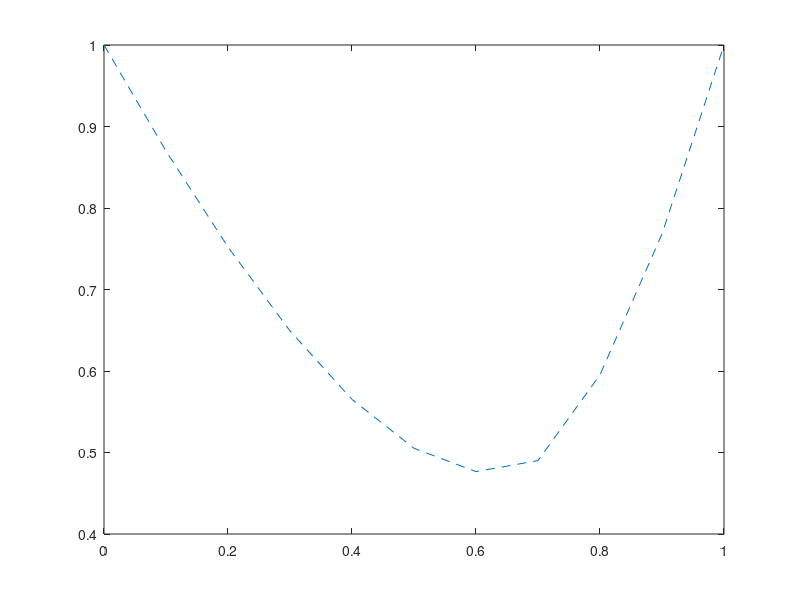

Recreate this plot in MATLAB. (Note: this script raises an error after producing the figure.)
G = 1;
c = [0.:0.1:1];
% gamma = 10000;
alpha = 1-2/pi; %square lattice
% alpha = 0.5;
%  alpha = 0.2820;
% alpha = 0.43;

Pbe2o = 1 - min( exp(-G) ,1 ); % Probability a hop empty to obst will be blocked
Pbo2e = 1 - min( exp(G) ,1);   % Probability a hop obst to empty will be blocked

ffte = (1 - c) ./ ( (1-c) + c .* exp(-G) );
ffto = ( c * exp(-G) ) ./ ( (1-c) + c .* exp(-G) );

DInf = @(x,a) (1-x) .* a .* ( abs( x - (1-x)*(1-a) / (2*a) ) -...
  ( x - (1-x)*(1-a) / (2*a) ) ) ./ ( (1-x)*(1-a) );

fInf = @(x,a) a .* ( abs( x - (1-x)*(1-a) / (2*a) ) -...
  ( x - (1-x)*(1-a) / (2*a) ) ) ./ ( (1-x)*(1-a) );

DGam = @(x,gamma,a) (1-x) .* a .* ( abs( x - (1-x)*(1-a) / (2*a) ) -...
  ( x - (1-x)*(1-a) / (2*a) ) ) ./ ( (1-x)*(1-a) );

% fGam = @(x,gamma,a) a .* ( abs( x - (1-x)*(1-a) / (2*a) ) -...
%   ( x - (1-x)*(1-a) / (2*a) ) ) ./ ( (1-x)*(1-a) );

Dfnc = ffte .* DInf( Pbe2o .* c,alpha) + ffto .* DInf( Pbo2e .* (1-c),alpha );
% Dgam = ffte .* DchGam( Pbe .* c, gamma ) + ffto .* DchGam( Pbo .* (1-c),gamma );

% D2 = ffte .* DchInf( c ) + ffto .* DchInf ( (1-c) );

figure()
plot( c, Dfnc,'--' )
Ax = gca;
Ax.YLim = [0 1.2];
Ax.XLim = [0 1];

% Interpolation method


ffte = (1 - c) ./ ( (1-c) + c .* exp(-G) );
ffto = ( c * exp(-G) ) ./ ( (1-c) + c .* exp(-G) );

Pbe2o = 1 - min( exp(-G) ,1 ); % Probability a hop empty to obst will be blocked
Pbo2e = 1 - min( exp(G) ,1);   % Probability a hop obst to empty will be blocked

dinf = DbeInf';
xinf = p2Inf;
extraPnts = [0.65:0.05:0.95];
extraZeros = zeros( length(extraPnts), 1 );
xinf = [xinf; extraPnts'];
dinf = [dinf; extraZeros];
Demp = interp1( xinf, dinf, Pbe2o .* c );
Dobs = interp1( xinf, dinf, Pbo2e .* (1-c) );

Dinf = interp1( xinf, dinf, c );
fact = 1;
ffteInpt = ffte * fact;
Dinterp =  ffteInpt .* Demp + (1-ffteInpt) .* Dobs;
% Dinterp = ffte .* Demp;
% Dinterp = ffto .* Dobs;
% figure()
%%
figure()
plot(xinf, dinf)
hold on
scatter(c,Dinf)
% plot( xinf, dinf);
%%

hold on
scatter( c, Dinterp,'o');
% scatter( c, Dfnc,'x');



%% Sanity check %%
c = linspace(0,1,100);
% alpha = 1 - 2/pi;
%alpha = 0.5;
% alpha = 0.2820;
alpha = 0.4; %Fits inf data
alpha = 0.42; % Gives correct perc

gamma = 10000;


% figure
plot(c,DGam(c,gamma,alpha),c,fInf(c,alpha));
